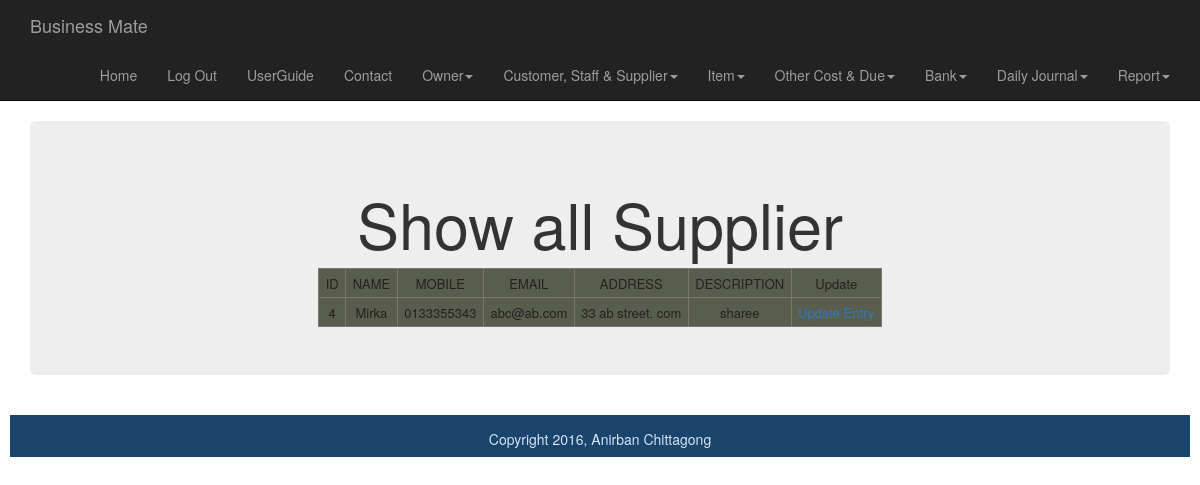
Page /smart_shop/supplier_section/searchsupplier.php (signed in) on the committed database.
### tables this page shows
CREATE TABLE IF NOT EXISTS `supplier` (
  `id` int(11) NOT NULL AUTO_INCREMENT,
  `name` varchar(100) NOT NULL,
  `mobile` varchar(100) NOT NULL,
  `email` varchar(100) NOT NULL,
  `address` varchar(100) NOT NULL,
  `description` varchar(200) NOT NULL,
  `userId` int(11) NOT NULL,
  PRIMARY KEY (`id`)
);

### smart_shop/supplier_section/searchsupplier.php (the view, shortened to what this page needs)
<?php
$connection =mysql_connect(DB_SERVER,DB_USER,DB_PASS);
?><?php include("../includes/header.php"); ?>
	<div class="container">
		<div class="jumbotron">
		<h1>Show all Supplier</h1>
		<table>
				<?php
				$user_id=$_SESSION['userId'];
				$result =mysql_query("SELECT * FROM supplier WHERE userId = {$user_id}",$connection);
				 if( mysql_num_rows($result)>0)
				{
				echo "<tr><td>"."ID"."</td><td>"."NAME"."</td><td>"."MOBILE"."</td><td>"."EMAIL"."</td><td>"."ADDRESS"."</td><td>"."DESCRIPTION"."</td><td>"."Update"."</td></tr>";
				while($row=mysql_fetch_array($result)){
					echo "<tr><td>".$row["id"]."</td><td>".$row["name"]."</td><td>".$row["mobile"]."</td><td>".$row["email"]."</td><td>".$row["address"]."</td><td>".$row["description"]."</td><td><a href=\"supplierentryupdate.php?id=".$row["id"]."\"> Update Entry</a></td></tr>";
				}
				}
				else {
					echo "Sorry, no data yet.";
				 }
				?>
		</table>
    </div>
	</div>
<div id="footer">Copyright 2016, Anirban Chittagong</div>
	</body>
</html>

### smart_shop/css/styles.css (style rules this page uses)
table, tr, td { border: 1px solid #787A6B; margin:0 auto; font-size: 13px; line-height: 15px; padding: 0.5em; background:#585D4E; color:#222; text-align:center; }
.jumbotron { text-align:center; }
#footer { height: 3em; margin: 10px; padding: 1em; text-align: center; background: #1A446C; color: #D4E6F4; clear:both; }

### rows in the picture
supplier: id "4", name "Mirka", mobile "0133355343", email "abc@ab.com", address "33 ab street. com", description "sharee"
